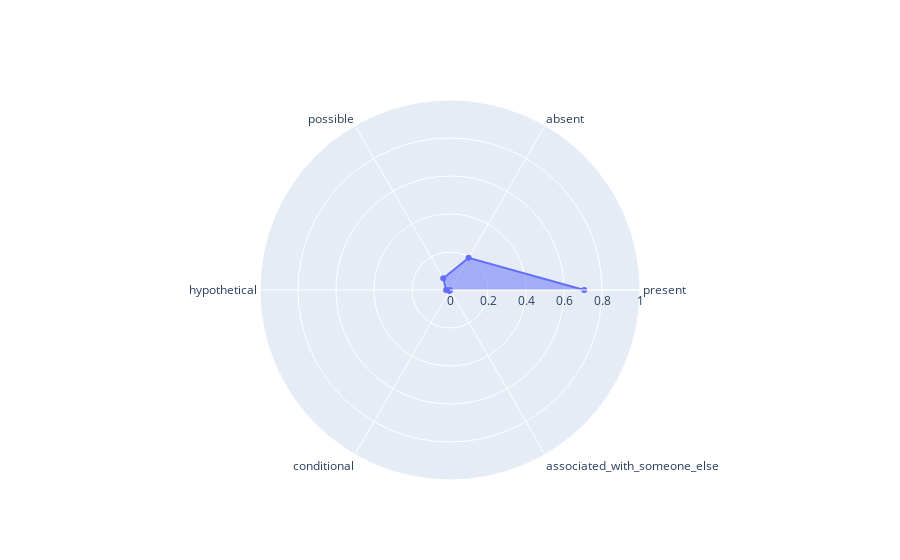
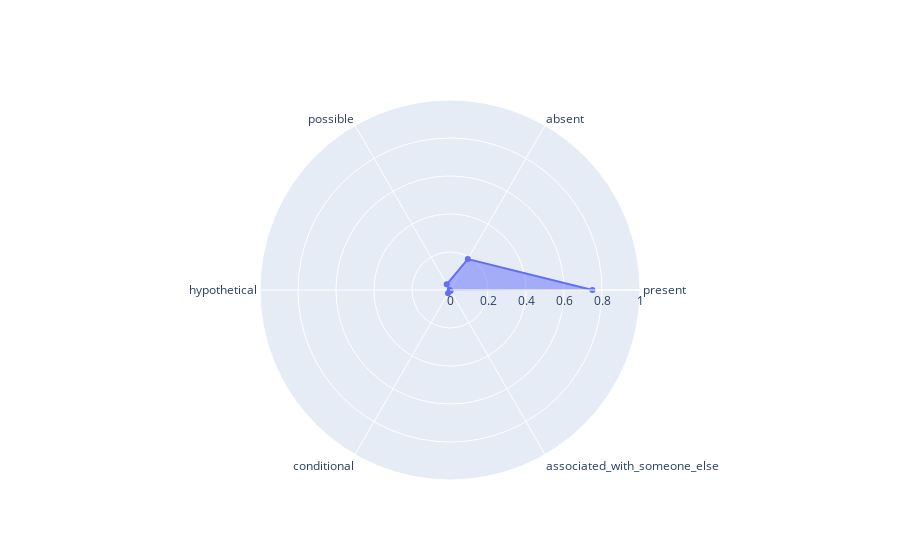
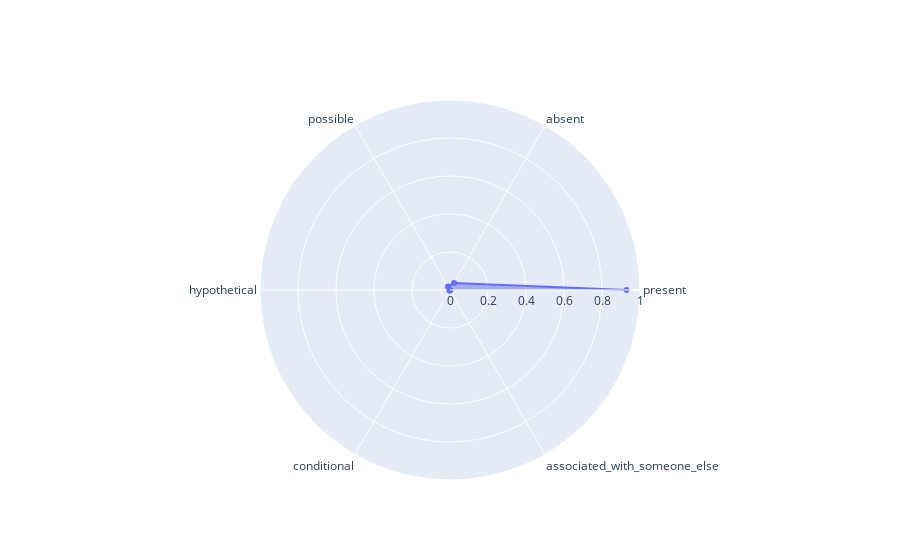
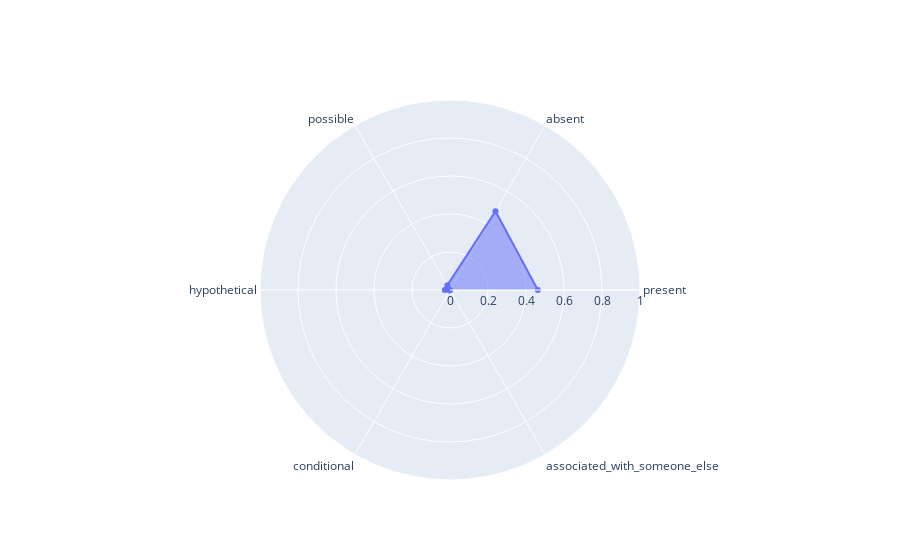

The notebook cell saved with these charts, in order:
### Code cell
for i in plotdf:
    fig = go.Figure()
    fig.update_polars(radialaxis=dict(range=[0, 1]))
    fig.add_trace(go.Scatterpolar(
        r=plotdf[i]/plotdf[i].sum(),
        theta=plotdf.index, 
        fill='toself', 
        name=i
    ))
    print(f'{i} (n={plotdf[i].sum()})')
    fig.show()
# Conclusions:
    # Mostly present: Hospital course, present illness, 
    # present: Diagnoses

### Figure 1 — Plotly figure (JSON) as saved in the notebook; plotly's stock layout.template omitted (floating-point values rounded to 4 significant figures)
{"data": [{"fill": "toself", "name": "Hospital course", "r": [0.7064, 0.1959, 0.0712, 0.02051, 0.005632, 0.0004023], "theta": ["present", "absent", "possible", "hypothetical", "conditional", "associated_with_someone_else"], "type": "scatterpolar"}], "layout": {"autosize": true, "polar": {"angularaxis": {"type": "category"}, "radialaxis": {"autorange": false, "range": [0, 1], "type": "linear"}}}}

### Figure 2 — Plotly figure (JSON) as saved in the notebook; plotly's stock layout.template omitted (floating-point values rounded to 4 significant figures)
{"data": [{"fill": "toself", "name": "Present illness", "r": [0.7496, 0.1881, 0.03465, 0.001414, 0.02051, 0.005658], "theta": ["present", "absent", "possible", "hypothetical", "conditional", "associated_with_someone_else"], "type": "scatterpolar"}], "layout": {"autosize": true, "polar": {"angularaxis": {"type": "category"}, "radialaxis": {"autorange": false, "range": [0, 1], "type": "linear"}}}}

### Figure 3 — Plotly figure (JSON) as saved in the notebook; plotly's stock layout.template omitted (floating-point values rounded to 4 significant figures)
{"data": [{"fill": "toself", "name": "Diagnoses", "r": [0.9292, 0.04247, 0.02123, 0, 0.005056, 0.002022], "theta": ["present", "absent", "possible", "hypothetical", "conditional", "associated_with_someone_else"], "type": "scatterpolar"}], "layout": {"autosize": true, "polar": {"angularaxis": {"type": "category"}, "radialaxis": {"autorange": false, "range": [0, 1], "type": "linear"}}}}

### Figure 4 — Plotly figure (JSON) as saved in the notebook; plotly's stock layout.template omitted (floating-point values rounded to 4 significant figures)
{"data": [{"fill": "toself", "name": "Subsection", "r": [0.4622, 0.479, 0.02836, 0.02731, 0.003151, 0], "theta": ["present", "absent", "possible", "hypothetical", "conditional", "associated_with_someone_else"], "type": "scatterpolar"}], "layout": {"autosize": true, "polar": {"angularaxis": {"type": "category"}, "radialaxis": {"autorange": false, "range": [0, 1], "type": "linear"}}}}
